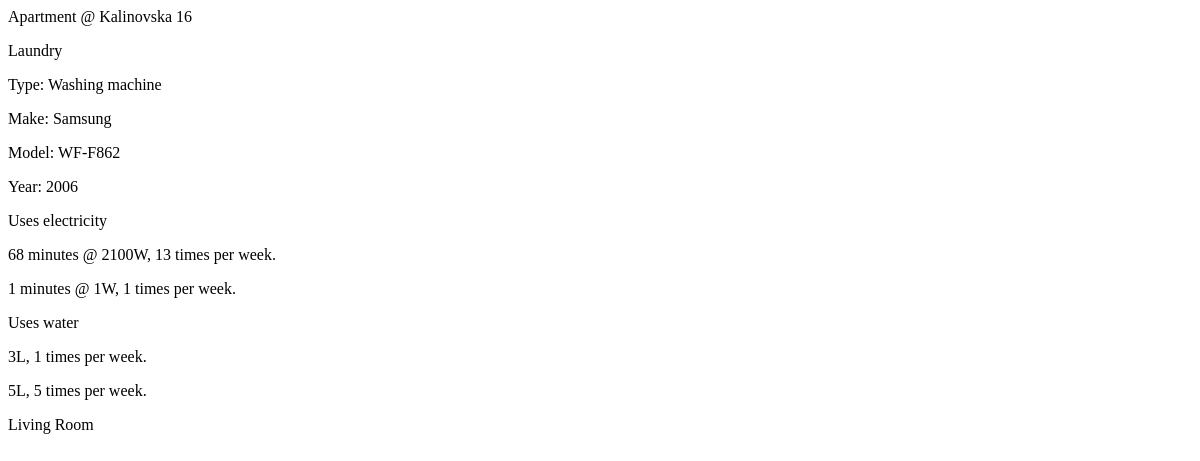
Page /expenses/ on the earlier database version.
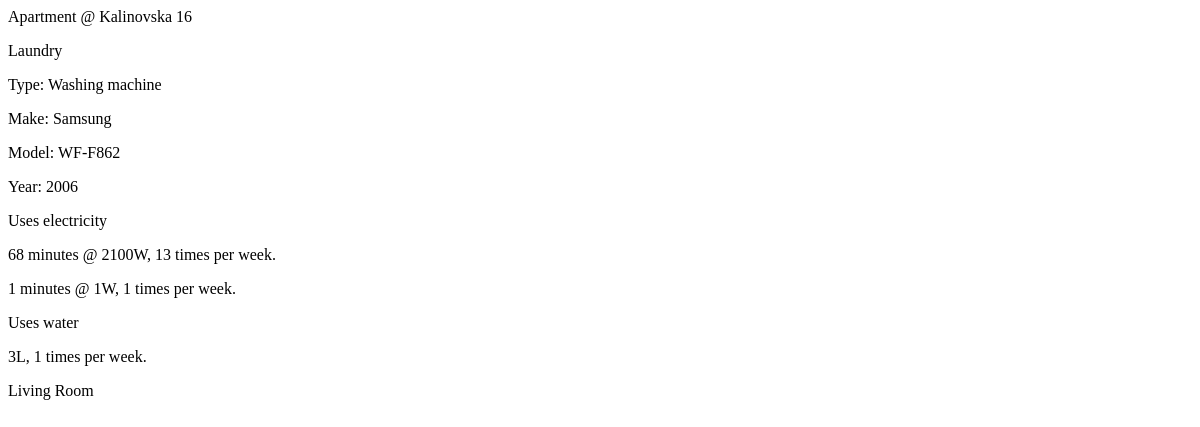
Same page on the later database version.
### expenses/models.py (models this page shows, shortened)
class Room(models.Model):
    dwelling = models.ForeignKey(Dwelling, on_delete=models.CASCADE)
    name = models.CharField(max_length=200)
    def __str__(self):
        return self.name

class Appliance(models.Model):
    room = models.ForeignKey(Room, on_delete=models.DO_NOTHING)
    type = models.CharField(max_length=200)
    make = models.CharField(max_length=200)
    model = models.CharField(max_length=200)
    year = models.IntegerField()
    uses_electricity = models.BooleanField(default=False)
    uses_water = models.BooleanField(default=False)
    uses_gas = models.BooleanField(default=False)

class ElectricityUsage(models.Model):
    appliance = models.ForeignKey(Appliance, on_delete=models.CASCADE)
    watts = models.IntegerField()
    time_minutes = models.IntegerField()
    occurrences_per_week = models.IntegerField()
    def __str__(self):
        return str(self.time_minutes) + ' minutes @ ' + str(self.watts) + 'W, ' + str(self.occurrences_per_week) + ' times per week.'

class WaterUsage(models.Model):
    appliance = models.ForeignKey(Appliance, on_delete=models.CASCADE)
    litres = models.IntegerField()
    occurrences_per_week = models.IntegerField()
    def __str__(self):
        return str(self.litres) + 'L, ' + str(self.occurrences_per_week) + ' times per week.'

### expenses/views.py (the view)
def index(request):
    dwelling_list = Dwelling.objects.all
    context = {'dwelling_list': dwelling_list}
    return render(request, 'expenses/index.html', context)

### expenses/models.py (called while the page is built)
    def __str__(self):
        return self.type + ' @ ' + self.address

### expenses/templates/expenses/index.html (shortened to what this page needs)
{% if dwelling_list %}
    {% for dwelling in dwelling_list %}
        {% for room in dwelling.room_set.all %}
            <p>{{ room }}</p>
            {% for appliance in room.appliance_set.all %}
                <p>Type: {{ appliance.type }}</p>
                <p>Make: {{ appliance.make }}</p>
                <p>Model: {{ appliance.model }}</p>
                <p>Year: {{ appliance.year }}</p>
                {% if appliance.uses_electricity %}
                    <p>Uses electricity</p>
                    {% for electricity_usage in appliance.electricityusage_set.all %}
                        <p>{{ electricity_usage }}</p>
                    {% endfor %}
                {% endif %}
                {% if appliance.uses_water %}
                    <p>Uses water</p>
                    {% for water_usage in appliance.waterusage_set.all %}
                        <p>{{ water_usage }}</p>
                    {% endfor %}
                {% endif %}
            {% endfor %}
        {% endfor %}
    {% endfor %}
{% else %}
    <p>No appliances are available.</p>
{% endif %}

Differences in the rows shown:
removed WaterUsage: litres+occurrences_per_week "5L, 5 times per week."
